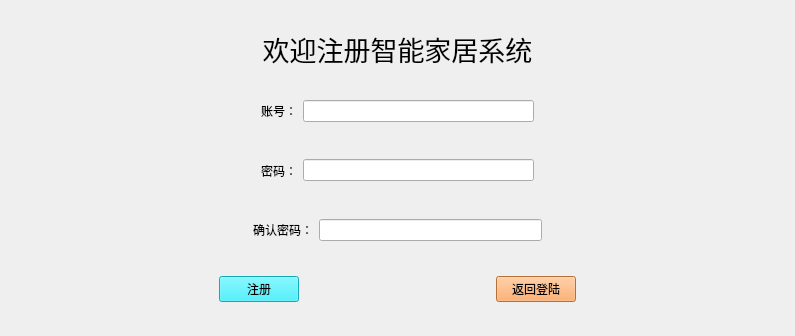
<?xml version="1.0" encoding="UTF-8"?>
<ui version="4.0">
 <class>LoginIn</class>
 <widget class="QWidget" name="LoginIn">
  <property name="geometry">
   <rect>
    <x>0</x>
    <y>0</y>
    <width>795</width>
    <height>336</height>
   </rect>
  </property>
  <property name="windowTitle">
   <string>注册界面</string>
  </property>
  <layout class="QVBoxLayout" name="verticalLayout_3">
   <item>
    <widget class="QWidget" name="widget_5" native="true">
     <layout class="QVBoxLayout" name="verticalLayout">
      <item>
       <widget class="QWidget" name="widget_6" native="true">
        <layout class="QVBoxLayout" name="verticalLayout_2">
         <item>
          <widget class="QLabel" name="label_text">
           <property name="font">
            <font>
             <pointsize>20</pointsize>
            </font>
           </property>
           <property name="text">
            <string>欢迎注册智能家居系统</string>
           </property>
           <property name="alignment">
            <set>Qt::AlignCenter</set>
           </property>
          </widget>
         </item>
        </layout>
       </widget>
      </item>
      <item>
       <widget class="QWidget" name="widget" native="true">
        <layout class="QHBoxLayout" name="horizontalLayout">
         <item>
          <spacer name="horizontalSpacer_4">
           <property name="orientation">
            <enum>Qt::Horizontal</enum>
           </property>
           <property name="sizeHint" stdset="0">
            <size>
             <width>40</width>
             <height>20</height>
            </size>
           </property>
          </spacer>
         </item>
         <item>
          <widget class="QLabel" name="label">
           <property name="text">
            <string>账号：</string>
           </property>
          </widget>
         </item>
         <item>
          <widget class="QLineEdit" name="edit_newAccount"/>
         </item>
         <item>
          <spacer name="horizontalSpacer_5">
           <property name="orientation">
            <enum>Qt::Horizontal</enum>
           </property>
           <property name="sizeHint" stdset="0">
            <size>
             <width>40</width>
             <height>20</height>
            </size>
           </property>
          </spacer>
         </item>
        </layout>
       </widget>
      </item>
      <item>
       <widget class="QWidget" name="widget_2" native="true">
        <layout class="QHBoxLayout" name="horizontalLayout_2">
         <item>
          <spacer name="horizontalSpacer_6">
           <property name="orientation">
            <enum>Qt::Horizontal</enum>
           </property>
           <property name="sizeHint" stdset="0">
            <size>
             <width>40</width>
             <height>20</height>
            </size>
           </property>
          </spacer>
         </item>
         <item>
          <widget class="QLabel" name="label_2">
           <property name="text">
            <string>密码：</string>
           </property>
          </widget>
         </item>
         <item>
          <widget class="QLineEdit" name="edit_new_passport"/>
         </item>
         <item>
          <spacer name="horizontalSpacer_7">
           <property name="orientation">
            <enum>Qt::Horizontal</enum>
           </property>
           <property name="sizeHint" stdset="0">
            <size>
             <width>40</width>
             <height>20</height>
            </size>
           </property>
          </spacer>
         </item>
        </layout>
       </widget>
      </item>
      <item>
       <widget class="QWidget" name="widget_4" native="true">
        <layout class="QHBoxLayout" name="horizontalLayout_4">
         <item>
          <spacer name="horizontalSpacer_8">
           <property name="orientation">
            <enum>Qt::Horizontal</enum>
           </property>
           <property name="sizeHint" stdset="0">
            <size>
             <width>40</width>
             <height>20</height>
            </size>
           </property>
          </spacer>
         </item>
         <item>
          <widget class="QLabel" name="label_3">
           <property name="text">
            <string>确认密码：</string>
           </property>
          </widget>
         </item>
         <item>
          <widget class="QLineEdit" name="edit_new_passport_2"/>
         </item>
         <item>
          <spacer name="horizontalSpacer_9">
           <property name="orientation">
            <enum>Qt::Horizontal</enum>
           </property>
           <property name="sizeHint" stdset="0">
            <size>
             <width>40</width>
             <height>20</height>
            </size>
           </property>
          </spacer>
         </item>
        </layout>
       </widget>
      </item>
      <item>
       <widget class="QWidget" name="widget_3" native="true">
        <layout class="QHBoxLayout" name="horizontalLayout_3">
         <item>
          <spacer name="horizontalSpacer_2">
           <property name="orientation">
            <enum>Qt::Horizontal</enum>
           </property>
           <property name="sizeHint" stdset="0">
            <size>
             <width>40</width>
             <height>20</height>
            </size>
           </property>
          </spacer>
         </item>
         <item>
          <widget class="QPushButton" name="btn_login">
           <property name="styleSheet">
            <string notr="true">background-color: rgb(30, 237, 255);</string>
           </property>
           <property name="text">
            <string>注册</string>
           </property>
          </widget>
         </item>
         <item>
          <spacer name="horizontalSpacer_3">
           <property name="orientation">
            <enum>Qt::Horizontal</enum>
           </property>
           <property name="sizeHint" stdset="0">
            <size>
             <width>40</width>
             <height>20</height>
            </size>
           </property>
          </spacer>
         </item>
         <item>
          <widget class="QPushButton" name="btn_back">
           <property name="styleSheet">
            <string notr="true">background-color: rgb(255, 156, 75);</string>
           </property>
           <property name="text">
            <string>返回登陆</string>
           </property>
          </widget>
         </item>
         <item>
          <spacer name="horizontalSpacer">
           <property name="orientation">
            <enum>Qt::Horizontal</enum>
           </property>
           <property name="sizeHint" stdset="0">
            <size>
             <width>40</width>
             <height>20</height>
            </size>
           </property>
          </spacer>
         </item>
        </layout>
       </widget>
      </item>
     </layout>
    </widget>
   </item>
  </layout>
 </widget>
 <resources/>
 <connections/>
</ui>
